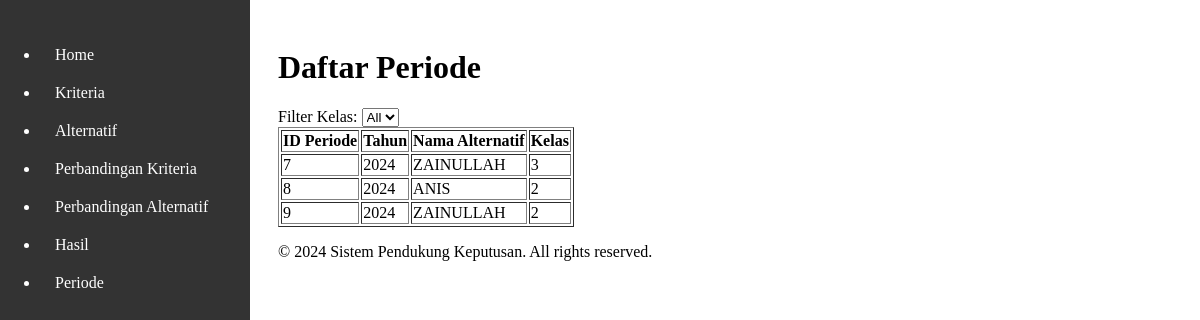
/index.php?page=periode, run on the app's committed database.
### tables this page shows
CREATE TABLE `periode` (
  `id_periode` int(11) NOT NULL,
  `tahun` year(4) NOT NULL,
  `id_alternatif` int(11) DEFAULT NULL
);

CREATE TABLE `alternatif` (
  `id_alternatif` int(11) NOT NULL,
  `nama` varchar(255) DEFAULT NULL,
  `kelas` int(11) DEFAULT NULL,
  `nilai_raport` decimal(5,2) DEFAULT NULL,
  `extrakurikuler` decimal(5,2) DEFAULT NULL,
  `prestasi` decimal(5,2) DEFAULT NULL,
  `absensi` decimal(5,2) DEFAULT NULL
);

### periode/periode.php (the view, shortened to what this page needs)
<?php
include 'config.php';
$kelas_filter = isset($_GET['kelas']) ? $_GET['kelas'] : 'all';
$filter_query = $kelas_filter == 'all' ? "" : "AND a.kelas = '$kelas_filter'";
$sql = "SELECT p.id_periode, p.tahun, a.nama, a.kelas
        FROM periode p
        JOIN alternatif a ON p.id_alternatif = a.id_alternatif
        WHERE 1=1 $filter_query
        ORDER BY p.tahun DESC";
$result = $conn->query($sql);
?>
<!DOCTYPE html>
<html>
<head>
</head>
<body>
    <h1>Daftar Periode</h1>
    <form method="GET">
        <label for="kelas">Filter Kelas:</label>
        <select name="kelas" id="kelas" onchange="this.form.submit()">
            <option value="all" <?php echo $kelas_filter == 'all' ? 'selected' : ''; ?>>All</option>
        </select>
    </form>
    <table border="1">
        <tr>
            <th>ID Periode</th>
            <th>Tahun</th>
            <th>Nama Alternatif</th>
            <th>Kelas</th>
        </tr>
        <?php while ($row = $result->fetch_assoc()) : ?>
            <tr>
                <td><?php echo htmlspecialchars($row['id_periode']); ?></td>
                <td><?php echo htmlspecialchars($row['tahun']); ?></td>
                <td><?php echo htmlspecialchars($row['nama']); ?></td>
                <td><?php echo htmlspecialchars($row['kelas']); ?></td>
            </tr>
        <?php endwhile; ?>
    </table>
</body>
</html>

### data on the page
periode: id_periode "7", tahun "2024", id_alternatif.nama "ZAINULLAH", id_alternatif.kelas "3"
periode: id_periode "8", tahun "2024", id_alternatif.nama "ANIS", id_alternatif.kelas "2"
periode: id_periode "9", tahun "2024", id_alternatif.nama "ZAINULLAH", id_alternatif.kelas "2"
